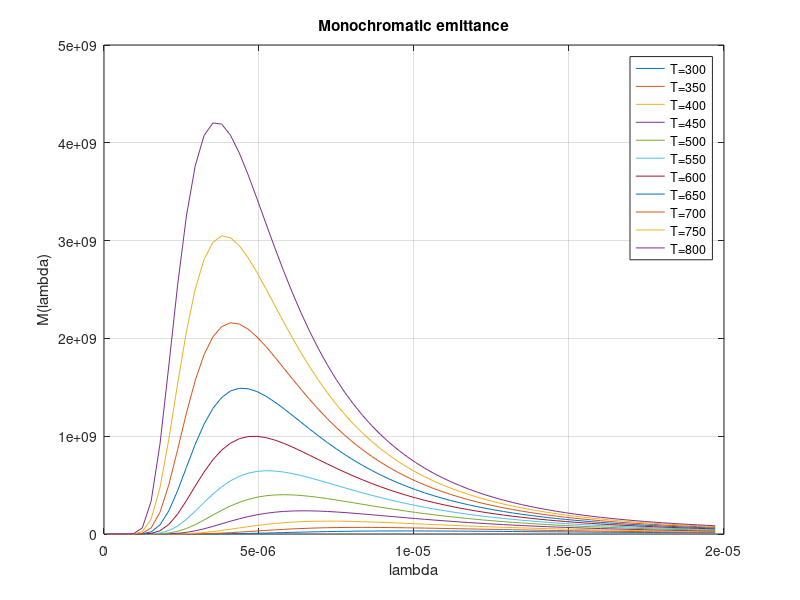

The MATLAB source for this figure:
c0=2.997*10^8;% m/s speed of light in vaccum
h=6.625*10^-34;% J.s Planck constant 
k=1.38*10^-23;%  T/K Boltzmann constant
n=1;%refravtive index of the medium .
step=  2.8429e-007;
lambda=[10^-7:step:2*10^-5];
T=1;%  Temperature initiatlisation
for i=300:50:800
    Mi=(2*pi*h*(c0^2))./((n^2).*(lambda.^5).*(exp((h*c0)./((n*k*T).*lambda.*i))-1));
plot(lambda,Mi)
hold on
grid
end
xlabel('lambda')
ylabel('M(lambda)')
title('Monochromatic emittance')
legend('T=300','T=350','T=400','T=450','T=500','T=550','T=600','T=650','T=700','T=750','T=800')
hold off